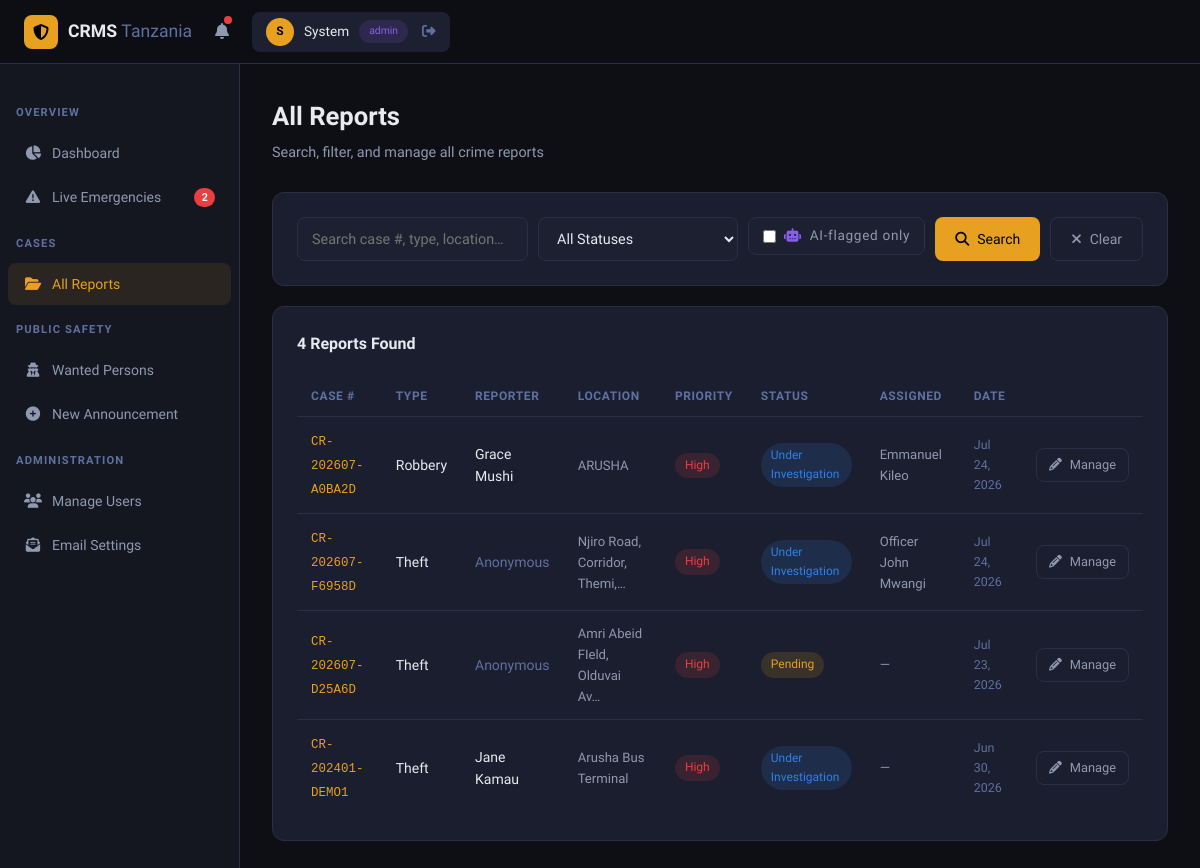
Screenshot of /admin/reports (signed in) with the database file from the repository.
### app.py (models this page shows, shortened)
class User(UserMixin, db.Model):
    id = db.Column(db.Integer, primary_key=True)
    full_name = db.Column(db.String(120), nullable=False)
    email = db.Column(db.String(120), unique=True, nullable=False)
    phone = db.Column(db.String(20))
    password_hash = db.Column(db.String(256), nullable=False)
    role = db.Column(db.String(20), default='citizen')
    is_active = db.Column(db.Boolean, default=True)
    email_verified = db.Column(db.Boolean, default=False)
    created_at = db.Column(db.DateTime, default=datetime.utcnow)
    reports = db.relationship('CrimeReport', backref='reporter', lazy=True, foreign_keys='CrimeReport.user_id')

class CrimeReport(db.Model):
    id = db.Column(db.Integer, primary_key=True)
    case_number = db.Column(db.String(20), unique=True, nullable=False)
    user_id = db.Column(db.Integer, db.ForeignKey('user.id'), nullable=False)
    crime_type = db.Column(db.String(80), nullable=False)
    description = db.Column(db.Text, nullable=False)
    location = db.Column(db.String(200), nullable=False)
    latitude = db.Column(db.Float, nullable=True)
    longitude = db.Column(db.Float, nullable=True)
    incident_date = db.Column(db.DateTime, nullable=False)
    status = db.Column(db.String(30), default='Pending')
    priority = db.Column(db.String(20), default='Medium')
    assigned_officer_id = db.Column(db.Integer, db.ForeignKey('user.id'), nullable=True)
    assigned_officer = db.relationship('User', foreign_keys=[assigned_officer_id])
    anonymous = db.Column(db.Boolean, default=False)
    ai_flag_score = db.Column(db.Float, default=0.0)
    ai_flagged = db.Column(db.Boolean, default=False)
    ai_flag_reasons = db.Column(db.Text, nullable=True)
    created_at = db.Column(db.DateTime, default=datetime.utcnow)
    updated_at = db.Column(db.DateTime, default=datetime.utcnow, onupdate=datetime.utcnow)
    evidence = db.relationship('Evidence', backref='report', lazy=True, cascade='all, delete-orphan')
    updates = db.relationship('CaseUpdate', backref='report', lazy=True, cascade='all, delete-orphan')
    notifications = db.relationship('Notification', backref='report', lazy=True, cascade='all, delete-orphan')
    messages = db.relationship('ChatMessage', backref='report', lazy=True, cascade='all, delete-orphan', order_by='ChatMessage.created_at')

### app.py (the view)
@app.route('/admin/reports')
@login_required
def admin_reports():
    if current_user.role not in ('admin','officer'): return redirect(url_for('dashboard'))
    q = request.args.get('q',''); status = request.args.get('status',''); ai_only = request.args.get('ai','')
    query = CrimeReport.query
    if q: query = query.filter(CrimeReport.case_number.contains(q)|CrimeReport.crime_type.contains(q)|CrimeReport.location.contains(q))
    if status: query = query.filter_by(status=status)
    if ai_only == '1': query = query.filter_by(ai_flagged=True)
    reports = query.order_by(CrimeReport.created_at.desc()).all()
    officers = User.query.filter(User.role.in_(['admin','officer'])).all()
    return render_template('admin_reports.html', reports=reports, officers=officers, q=q, status_filter=status, ai_only=ai_only)

### app.py (called while the page is built)
@login_manager.user_loader
def load_user(uid): return User.query.get(int(uid))

### templates/admin_reports.html (shortened to what this page needs)
{% extends "base.html" %}
{% block content %}
<div class="page-header fade-in">
  <h1>All Reports</h1>
  <p>Search, filter, and manage all crime reports</p>
</div>
<div class="card fade-in" style="margin-bottom:20px">
  <form method="GET" style="display:flex;gap:10px;flex-wrap:wrap">
    <input name="q" value="{{ q }}" placeholder="Search case #, type, location…" style="flex:1;min-width:200px">
    <select name="status" style="width:200px">
      <option value="">All Statuses</option>
    </select>
    <label style="display:flex;align-items:center;gap:8px;text-transform:none;font-size:.85rem;color:var(--text2);cursor:pointer;background:var(--bg3);border:1px solid var(--border);border-radius:8px;padding:0 14px">
      <input type="checkbox" name="ai" value="1" {% if ai_only=='1' %}checked{% endif %} style="width:auto;cursor:pointer">
      <i class="fas fa-robot" style="color:var(--purple)"></i> AI-flagged only
    </label>
    <button type="submit" class="btn btn-primary"><i class="fas fa-magnifying-glass"></i> Search</button>
    <a href="{{ url_for('admin_reports') }}" class="btn btn-outline"><i class="fas fa-xmark"></i> Clear</a>
  </form>
</div>
<div class="card fade-in">
  <div class="card-header">
    <span class="card-title">{{ reports|length }} Report{{ 's' if reports|length!=1 }} Found</span>
  </div>
  {% if reports %}
  <div class="table-wrap">
    <table>
      <thead><tr><th>Case #</th><th>Type</th><th>Reporter</th><th>Location</th><th>Priority</th><th>Status</th><th>Assigned</th><th>Date</th><th></th></tr></thead>
      <tbody>
        {% for r in reports %}
        <tr>
          <td>
            <code style="font-size:.78rem;color:var(--accent)">{{ r.case_number }}</code>
          </td>
          <td>{{ r.crime_type }}</td>
          <td>{% if r.anonymous %}<span style="color:var(--text3)">Anonymous</span>{% else %}{{ r.reporter.full_name }}{% endif %}</td>
          <td style="color:var(--text2);font-size:.82rem">{{ r.location[:28] }}{% if r.location|length>28 %}…{% endif %}</td>
          <td>{% if r.priority=='High'%}<span class="pill pill-high">{{r.priority}}</span>{% elif r.priority=='Medium'%}<span class="pill pill-medium">{{r.priority}}</span>{% else %}<span class="pill pill-low">{{r.priority}}</span>{% endif %}</td>
          <td>{% if r.status=='Pending'%}<span class="pill pill-pending">{{r.status}}</span>{% elif r.status=='Under Investigation'%}<span class="pill pill-investigating">{{r.status}}</span>{% elif r.status=='Resolved'%}<span class="pill pill-resolved">{{r.status}}</span>{% else %}<span class="pill pill-closed">{{r.status}}</span>{% endif %}</td>
          <td style="font-size:.82rem;color:var(--text2)">{{ r.assigned_officer.full_name if r.assigned_officer else '—' }}</td>
          <td style="font-size:.78rem;color:var(--text3)">{{ r.created_at.strftime('%b %d, %Y') }}</td>
          <td><a href="{{ url_for('admin_report_detail', rid=r.id) }}" class="btn btn-sm btn-outline"><i class="fas fa-pencil"></i> Manage</a></td>
        </tr>
        {% endfor %}
      </tbody>
    </table>
  </div>
  {% else %}
  <div class="empty"><i class="fas fa-folder-open"></i><p>No reports found</p></div>
  {% endif %}
</div>
{% endblock %}

### templates/base.html (shortened to what this page needs)
<!DOCTYPE html>
<html lang="en">
<head>
<link rel="stylesheet" href="https://cdnjs.cloudflare.com/ajax/libs/font-awesome/6.5.0/css/all.min.css">
</head>
<body>
<nav class="navbar">
  <div class="nav-brand">
    <div class="shield"><i class="fas fa-shield-halved"></i></div>
    <span>CRMS <span style="color:var(--text3);font-weight:400">Tanzania</span></span>
  </div>
  {% if current_user.is_authenticated %}
  <div class="nav-notif" id="notifBtn">
    <i class="fas fa-bell"></i>
    <div class="notif-dot" id="notifDot" style="display:none"></div>
  </div>
  <div class="nav-user">
    <div class="avatar">{{ current_user.full_name[0] }}</div>
    <span>{{ current_user.full_name.split()[0] }}</span>
    <span class="pill pill-{{ current_user.role }}" style="font-size:.65rem">{{ current_user.role }}</span>
    <a href="{{ url_for('logout') }}" style="color:var(--text3);margin-left:4px"><i class="fas fa-right-from-bracket"></i></a>
  </div>
  {% else %}
  <div class="nav-links" style="margin-left:auto">
    <a href="{{ url_for('login') }}">Login</a>
    <a href="{{ url_for('register') }}" style="background:var(--accent);color:#000;padding:7px 16px;border-radius:8px">Register</a>
  </div>
  {% endif %}
</nav>
{% if current_user.is_authenticated %}
<div class="layout">
  <aside class="sidebar">
    {% if current_user.role in ['admin','officer'] %}
    <div class="sidebar-section">Overview</div>
    <a href="{{ url_for('dashboard') }}" class="{{ 'active' if request.endpoint=='dashboard' }}"><i class="fas fa-chart-pie"></i> Dashboard</a>
    <a href="{{ url_for('officer_emergencies') }}" class="{{ 'active' if request.endpoint=='officer_emergencies' }}" style="position:relative">
      <i class="fas fa-triangle-exclamation"></i> Live Emergencies
      <span id="emergencyNavBadge" style="display:none;margin-left:auto;background:var(--red);color:#fff;border-radius:100px;padding:1px 7px;font-size:.68rem;font-weight:700;font-family:var(--mono)"></span>
    </a>
    <div class="sidebar-section">Cases</div>
    <a href="{{ url_for('admin_reports') }}" class="{{ 'active' if request.endpoint=='admin_reports' }}"><i class="fas fa-folder-open"></i> All Reports</a>
    <div class="sidebar-section">Public Safety</div>
    <a href="{{ url_for('wanted_list') }}" class="{{ 'active' if request.endpoint in ['wanted_list','wanted_detail'] }}"><i class="fas fa-user-secret"></i> Wanted Persons</a>
    <a href="{{ url_for('wanted_new') }}" class="{{ 'active' if request.endpoint=='wanted_new' }}"><i class="fas fa-plus-circle"></i> New Announcement</a>
    {% if current_user.role == 'admin' %}
    <div class="sidebar-section">Administration</div>
    <a href="{{ url_for('admin_users') }}" class="{{ 'active' if request.endpoint=='admin_users' }}"><i class="fas fa-users"></i> Manage Users</a>
    <a href="{{ url_for('admin_email_settings') }}" class="{{ 'active' if request.endpoint=='admin_email_settings' }}"><i class="fas fa-envelope-open-text"></i> Email Settings</a>
    {% endif %}
    {% endif %}
  </aside>
  <main class="main">
    {% block content %}{% endblock %}
  </main>
</div>
{% else %}
{% block public_content %}{% endblock %}
{% endif %}
</body>
</html>

### templates/base.html (style rules this page uses)
:root { --bg: #0d0f14; --bg2: #141720; --bg3: #1c2030; --card: #1a1e2e; --border: #2a2f45; --accent: #e8a020; --accent2: #f0c060; --red: #e84040; --green: #30c060; --blue: #3080e8; --purple: #8860e8; --text: #e8eaf0; --text2: #9099b0; --text3: #6070a0; --font: 'Sora', sans-serif; --mono: 'JetBrains Mono', monospace; --radius: 12px; --shadow: 0 8px 32px rgba(0,0,0,0.4); }
*,*::before,*::after { box-sizing:border-box;margin:0;padding:0 }
html { scroll-behavior:smooth }
body { font-family:var(--font);background:var(--bg);color:var(--text);min-height:100vh;line-height:1.6 }
a { color:var(--accent);text-decoration:none }
.navbar { position:fixed;top:0;left:0;right:0;z-index:100;background:rgba(13,15,20,0.95);backdrop-filter:blur(16px);border-bottom:1px solid var(--border);height:64px;display:flex;align-items:center;padding:0 24px;gap:16px }
.nav-brand { display:flex;align-items:center;gap:10px;font-weight:700;font-size:1.1rem;color:var(--text) }
.nav-brand .shield { width:34px;height:34px;background:var(--accent);border-radius:8px;display:grid;place-items:center;color:#000;font-size:1rem }
.nav-user { display:flex;align-items:center;gap:10px;padding:6px 14px;background:var(--bg3);border-radius:8px;font-size:.85rem }
.nav-user .avatar { width:28px;height:28px;border-radius:50%;background:var(--accent);display:grid;place-items:center;color:#000;font-size:.75rem;font-weight:700 }
.nav-notif { position:relative;padding:7px;cursor:pointer;color:var(--text2);transition:.2s }
.notif-dot { position:absolute;top:4px;right:4px;width:8px;height:8px;background:var(--red);border-radius:50% }
.layout { display:flex;padding-top:64px;min-height:100vh }
.sidebar { width:240px;background:var(--bg2);border-right:1px solid var(--border);padding:24px 0;position:fixed;top:64px;bottom:0;overflow-y:auto;transition:.3s }
.sidebar-section { padding:0 16px 8px;font-size:.7rem;font-weight:600;color:var(--text3);text-transform:uppercase;letter-spacing:.1em;margin-top:16px }
.sidebar a { display:flex;align-items:center;gap:10px;padding:10px 16px;margin:2px 8px;border-radius:8px;font-size:.875rem;color:var(--text2);transition:.2s }
.sidebar a:hover,.sidebar a.active { background:var(--bg3);color:var(--text) }
.sidebar a.active { color:var(--accent);background:rgba(232,160,32,.1) }
.sidebar a i { width:18px;text-align:center;font-size:.9rem }
.main { margin-left:240px;flex:1;padding:32px }
.card { background:var(--card);border:1px solid var(--border);border-radius:var(--radius);padding:24px }
.card-header { display:flex;align-items:center;justify-content:space-between;margin-bottom:20px }
.card-title { font-size:1rem;font-weight:600 }
.table-wrap { overflow-x:auto }
table { width:100%;border-collapse:collapse }
th { padding:10px 14px;text-align:left;font-size:.75rem;font-weight:600;color:var(--text3);text-transform:uppercase;letter-spacing:.05em;border-bottom:1px solid var(--border) }
td { padding:12px 14px;font-size:.875rem;border-bottom:1px solid var(--border) }
tr:last-child td { border-bottom:none }
.pill { display:inline-flex;align-items:center;gap:5px;padding:3px 10px;border-radius:100px;font-size:.75rem;font-weight:500 }
.pill-pending { background:rgba(232,160,32,.15);color:var(--accent) }
.pill-investigating { background:rgba(48,128,232,.15);color:var(--blue) }
.pill-high { background:rgba(232,64,64,.15);color:var(--red) }
.pill-admin { background:rgba(136,96,232,.15);color:var(--purple) }
label { display:block;font-size:.8rem;font-weight:500;color:var(--text2);margin-bottom:6px;text-transform:uppercase;letter-spacing:.05em }
input,select,textarea { width:100%;background:var(--bg3);border:1px solid var(--border);border-radius:8px;padding:10px 14px;color:var(--text);font-family:var(--font);font-size:.9rem;transition:.2s }
select option { background:var(--bg2) }
.btn { display:inline-flex;align-items:center;gap:8px;padding:10px 20px;border-radius:8px;font-size:.875rem;font-weight:500;font-family:var(--font);border:none;cursor:pointer;transition:.2s }
.btn-primary { background:var(--accent);color:#000 }
.btn-outline { background:transparent;border:1px solid var(--border);color:var(--text2) }
.btn-sm { padding:6px 12px;font-size:.8rem }
.page-header { margin-bottom:28px }
.page-header h1 { font-size:1.6rem;font-weight:700 }
.page-header p { color:var(--text2);font-size:.9rem;margin-top:4px }
.fade-in { animation:fadeIn .3s ease both }

### rows the page displays
User: full_name "S", full_name "System", role "admin"
CrimeReport: case_number "CR-202607-A0BA2D", crime_type "Robbery", reporter.full_name "Grace Mushi", location "ARUSHA", priority "High", status "Under Investigation", assigned_officer "Emmanuel Kileo", created_at "Jul 24, 2026"
CrimeReport: case_number "CR-202607-F6958D", crime_type "Theft", anonymous "Anonymous", location "Njiro Road, Corridor, Themi,", priority "High", status "Under Investigation", assigned_officer "Officer John Mwangi", created_at "Jul 24, 2026"
CrimeReport: case_number "CR-202607-D25A6D", crime_type "Theft", anonymous "Anonymous", location "Amri Abeid FIeld, Olduvai Av", priority "High", status "Pending", assigned_officer "—", created_at "Jul 23, 2026"
CrimeReport: case_number "CR-202401-DEMO1", crime_type "Theft", reporter.full_name "Jane Kamau", location "Arusha Bus Terminal", priority "High", status "Under Investigation", assigned_officer "—", created_at "Jun 30, 2026"

### other values shown
{{ reports|length }} "4"
{{ 's' if reports|length!=1 }} "s"
